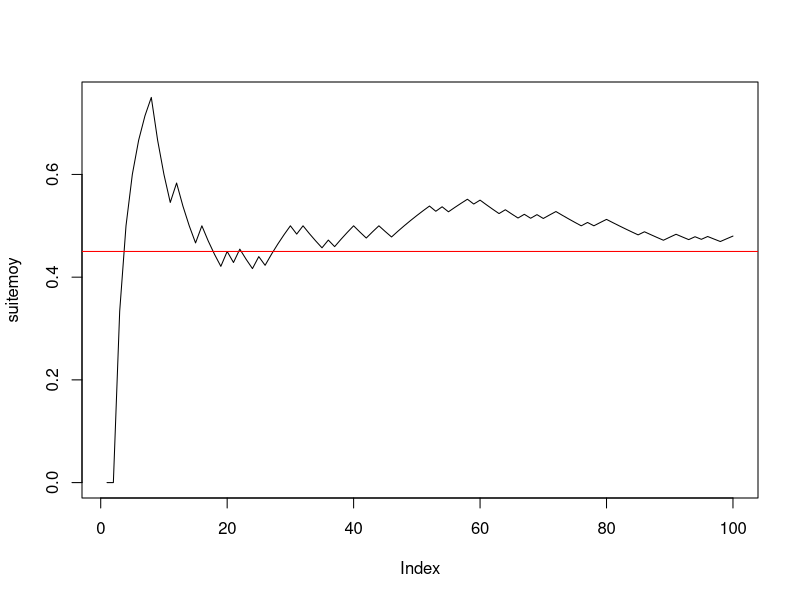
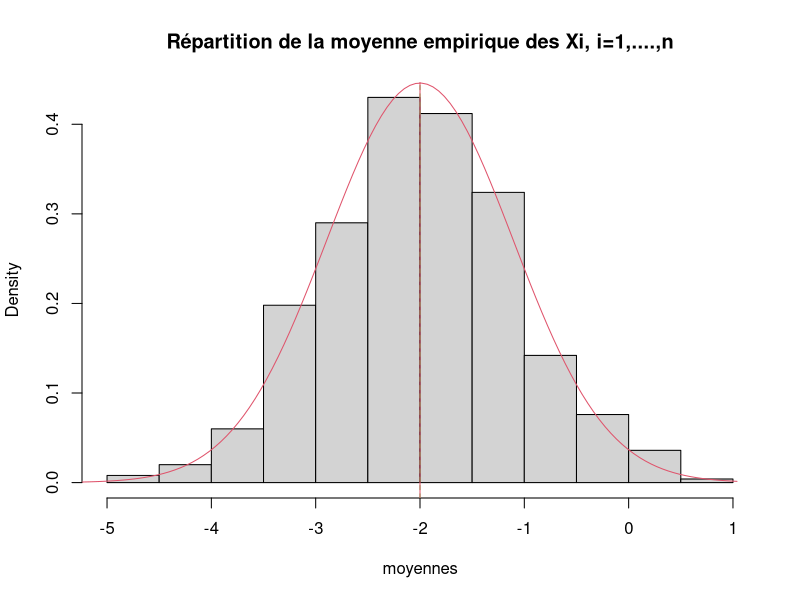
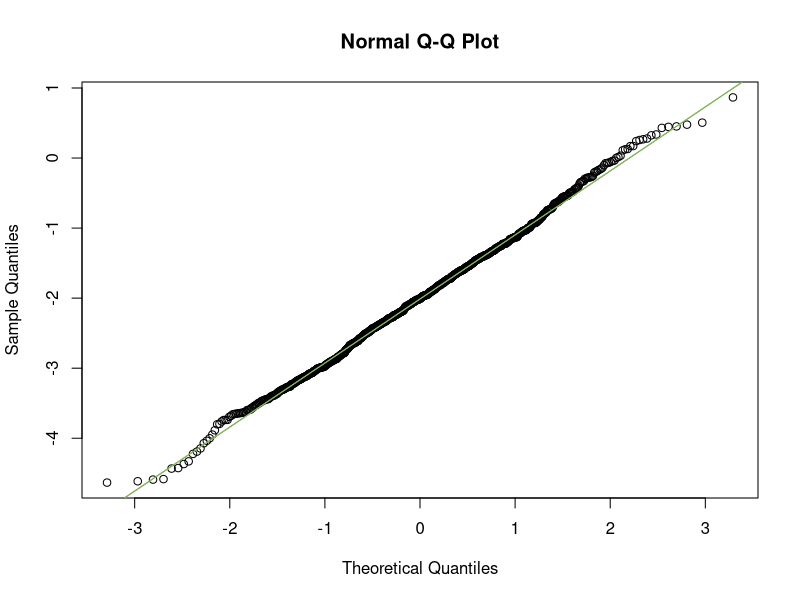
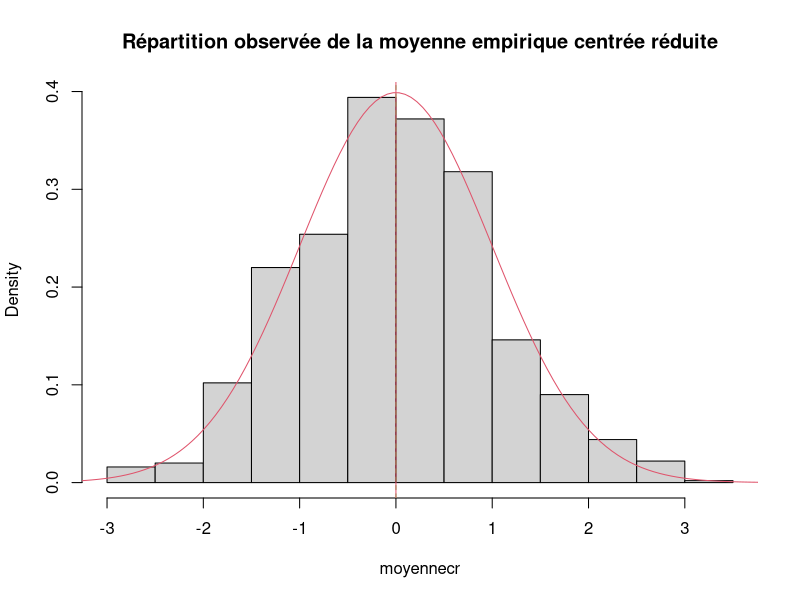
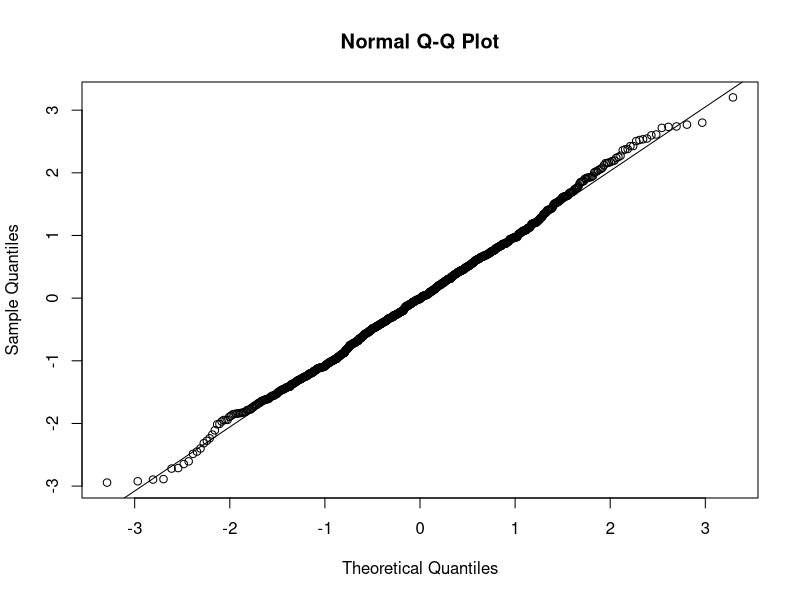
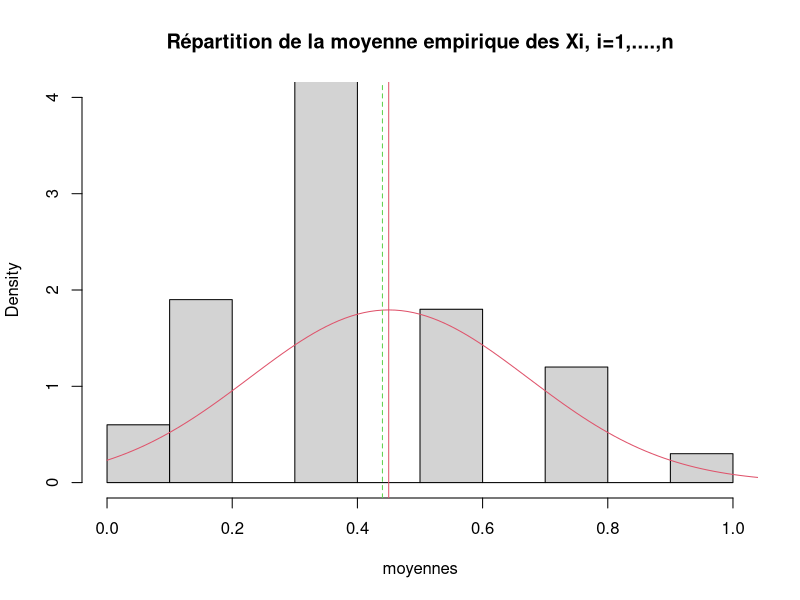
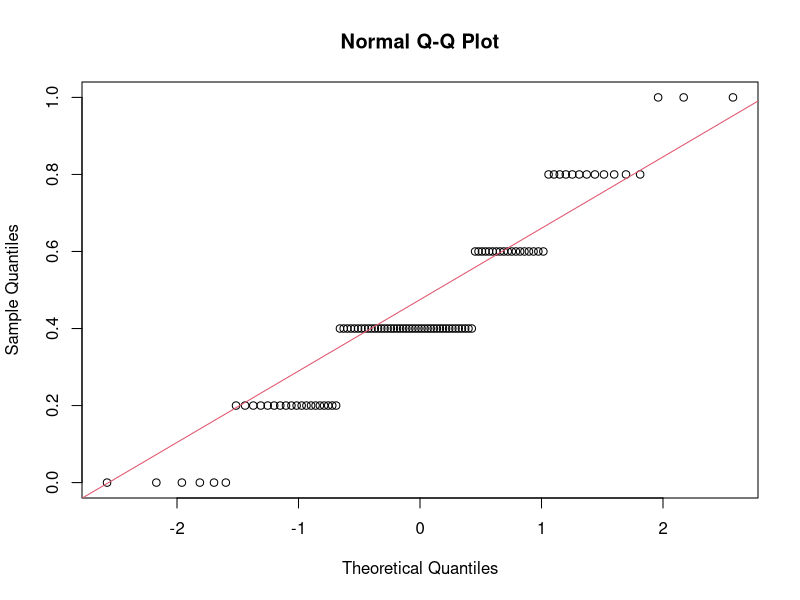
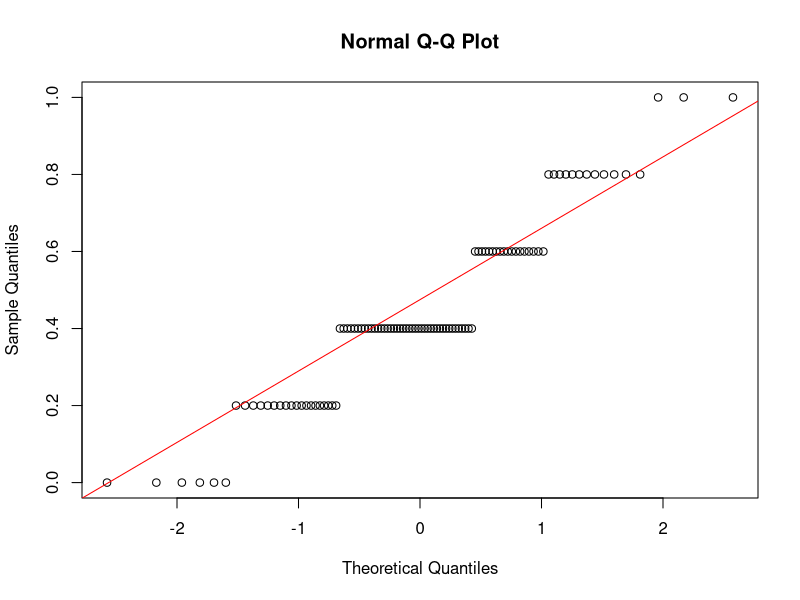

Here is the R script that generated these plots, in order:

#--------question 1------------
n <- 100
p <- 0.45
x <- rbinom(n, 1, p)
#--------question 2------------
cumsum(x)
taille <- 1:n
suitemoy <- cumsum(x) / taille
#--------question 3------------
plot(suitemoy, type = "l")
abline(h = p, col = "red")


#------------Exercice 3------------------------

#---------question 1--------------------------
mu <- -2
sigma <- 2
n <- 5
x <- rnorm(n, mu, sigma)
moyx <- mean(x)

#---------question 2--------------------------
y <- rnorm(n, mu, sigma)
moyy <- mean(y)
rbind(x, y) -> M
rowMeans(M)

#---------question 3--------------------------
N <- 1000
Mdata <- matrix(rnorm(n * N, mu, sigma), ncol = n, byrow = T)
dim(Mdata)


#---------question 4--------------------------
rowMeans(Mdata) -> moyennes
apply(Mdata, MARGIN = 1, mean)

#---------question 5--------------------------
mean(moyennes)
sd(moyennes) * sqrt((length(moyennes) - 1) / length(moyennes))
sd(moyennes)

#---------question 6--------------------------
hist(moyennes, prob = T, main = "Répartition de la moyenne empirique des Xi, i=1,....,n") # la répartition observée de Xbar_n
(abs <- seq(1.2 * min(moyennes), 1.2 * max(moyennes), (max(moyennes) - min(moyennes)) / 100))
points(abs, dnorm(abs, mu, sigma / sqrt(n)), col = 2, type = "l")
abline(v = mean(moyennes), col = 3, lty = "dashed") # moyenne de l'échantillon
abline(v = mu, col = 2) # moyenne théorique mu de la loi de Xbar
# belle adéquation de l'échantillon à la normale, que l'on peut verifier avec dte de Henry
qqnorm(moyennes) # les points sont presque alignés la loi de Xbar_n est donc bien normale
qqline(moyennes, col = 2) # autour de la droite rouge qui passe par les deux points
# (1er quartile theo de la centrée réduite,1er quartile empirique) et
# (3ieme quartile theo de la centrée réduite,3ieme quartile empirique)
# mean(echantillon) et écart-type empirique sd(échantillon)*sqrt((n-1)/n). e
# En effet si on ajoute la droite passant par ces deux points elle se confond
# avec qqline. droite de Henry

(x1 <- qnorm(0.25))
(x2 <- qnorm(0.75))
(y1 <- quantile(moyennes, 0.25, type = 1))
(y2 <- quantile(moyennes, 0.75, type = 1))
abline(y1 - (y2 - y1) * x1 / (x2 - x1), (y2 - y1) / (x2 - x1), col = 3) # droite de Henry

#----------question 7-------------------------
moyennecr <- sqrt(n) * (moyennes - mu) / sigma
hist(moyennecr, prob = T, main = "Répartition observée de la moyenne empirique centrée réduite")
(abscr <- seq(1.2 * min(moyennecr), 1.2 * max(moyennecr), (max(moyennecr) - min(moyennecr)) / 100))
points(abscr, dnorm(abscr), col = 2, type = "l")
abline(v = mean(moyennecr), col = 3, lty = "dashed") # moyenne empirique de l'échantillon
abline(v = 0, col = 2) # moyenne théorique  de la loi normale centrée réduite

qqnorm(moyennecr)
qqline(moyennecr) # droite de Henry

#-----------question 8------------
n <- 50
# puis réexecuter les lignes 67 à 107 : la loi reste gaussienne mais
# l'écart-type de Xbarn est plus petit avec n=50 qu'avec n=2
sd(moyennes)
sigma / sqrt(n)

n <- 2
# puis réexecuter les lignes 67 à 107 : LA LOI EST TOUJOURS GAUSSIENNE MEME AVEC n PETIT
# C'EST UNE PROPRIETES CARACTÉRISTIQUE DE LA LOI NORMALE MAIS QUI NE S'APPLIQUE PAS AUX AUTRES
# LOIS COMME PAR EX A LA BERNOULLI ==> VOIR EXO SUIVANT
sd(moyennes)
# l'écart type empirique est EN REVANCHE plus faible avec n=2 qu'avec n=50 :
# normal il estime sigma/sqrt(n) or :
sigma / sqrt(n)

#####################################################################################
# CE QU'IL FAUT RETENIR DE CET EXERCICE : LA LOI DE XBAR EST GAUSSIENNE SI L'ÉCHANTILLON EST
# GAUSSIEN ET DE TAILLE QUELCONQUE n. LE RESULTAT DU THEOREME CENTRAL LIMITE EST VRAI DANS CE CAS
# POUR TOUT n ET PAS SEULEMENT POUR n GRAND
###################################################################################

###################################################
#------------Exercice 4------------------------
###################################################

#---------question 1--------------------------
p <- 0.45
n <- 5
N <- 100
rm(Mdata) # efface l'objet précedemment créé Mdata

Mdata <- matrix(rbinom(n * N, 1, p), ncol = n, byrow = T) # N échantillons de taille n disposés en lignes
dim(Mdata) # dimension de la matrice N lignes et n colonnes

(rowMeans(Mdata) -> moyennes) # calcule les moyennes pour les N, n-échantillons tirés.


mean(moyennes) # moyenne empirique des N réalisations de Xbar_n
sd(moyennes) * sqrt((length(moyennes) - 1) / length(moyennes)) # ecart-type empirique
sd(moyennes) # écart-type estimé sans biais = ecart-type empirique corrigé

#---------histogramme de xbar_n--------------------------
hist(moyennes, prob = T, ylim = c(0, max(dnorm(p, p, sqrt(p * (1 - p) / n)), 4)), main = "Répartition de la moyenne empirique des Xi, i=1,....,n") # la répartition observée de Xbar_n
(abs <- seq(.8 * min(moyennes), 1.2 * max(moyennes), (max(moyennes) - min(moyennes)) / 100))
points(abs, dnorm(abs, p, sqrt(p * (1 - p) / n)), col = 2, type = "l")
abline(v = mean(moyennes), col = 3, lty = "dashed") # moyenne de l'échantillon
abline(v = p, col = 2) # moyenne théorique mu de la loi de Xbar
qqnorm(moyennes) # vraiment pas gaussien !
qqline(moyennes, col = 2)
# AUCUNE ADEQUATION  de l'échantillon à la normale CAR n EST TROP PETIT ET LE TCL N'EST
# PAS VERIFIE. ON REFAIT LA SIMUL AVEC n=200 :

n <- 200
# puis réeéxuter les lignes 142 à 161

# EUREKA CA MARCHE BEAUCOUP MIEUX ET ON A BIEN UNE REPARTITION GAUSSIENNE CAR n EST SUFFISAMMENT GRAND POUR
# QUE LE TCL SOIT VERIFIE !
######################################

qqnorm(moyennes)
qqline(moyennes, col = "red")

# Si on augmente N on améliore l'estimation de la densité de Xbarn par l'histogramme
# des N réalisations de Xbarn mais si n est petit on n'observe pas un histogramme
# ressemblant à une gaussienne puisque le TCL ne s'applique que si n est assez grand.
# Essayer avec
N <- 1000
n <- 4
# puis lignes 142 à 159.
N <- 1000
n <- 100
# puis lignes 142 à 159.
